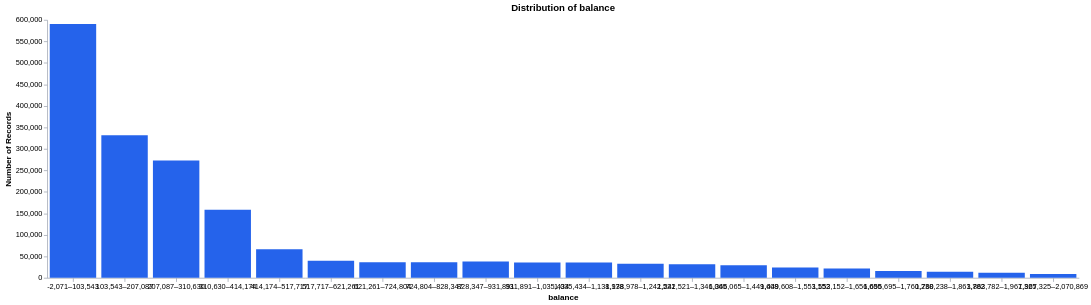

The notebook cell saved with this chart:
### Code cell
# Bins capped at the 99th percentile so the bulk of the distribution is visible
balance_p99 = df.loc[df['balance'] <= df['balance'].quantile(0.99), ['balance']]
numeric_distribution('balance', data=balance_p99)

### Figure 1 — Vega-Lite specification as saved in the notebook (floating-point values rounded to 4 significant figures)
{"config": {"view": {"continuousWidth": 300, "continuousHeight": 300, "strokeWidth": 0}, "axis": {"domainColor": "#9ca3af", "labelColor": "#000", "tickColor": "#9ca3af", "titleColor": "#000"}}, "data": {"name": "data-9faa9469d9d03b479e8be895c4e6eea6"}, "mark": {"type": "bar", "color": "#2563eb"}, "encoding": {"tooltip": [{"field": "Bin", "title": "balance", "type": "nominal"}, {"field": "Count", "format": ",", "title": "Records", "type": "quantitative"}], "x": {"axis": {"grid": false, "labelAngle": 0}, "field": "Bin", "sort": ["-2,071–103,543", "103,543–207,087", "207,087–310,630", "310,630–414,174", "414,174–517,717", "517,717–621,261", "621,261–724,804", "724,804–828,347", "828,347–931,891", "931,891–1,035,434", "1,035,434–1,138,978", "1,138,978–1,242,521", "1,242,521–1,346,065", "1,346,065–1,449,608", "1,449,608–1,553,152", "1,553,152–1,656,695", "1,656,695–1,760,238", "1,760,238–1,863,782", "1,863,782–1,967,325", "1,967,325–2,070,869"], "title": "balance", "type": "nominal"}, "y": {"axis": {"grid": false}, "field": "Count", "title": "Number of Records", "type": "quantitative"}}, "height": 350, "title": "Distribution of balance", "width": 1400, "$schema": "https://vega.github.io/schema/vega-lite/v5.20.1.json", "datasets": {"data-9faa9469d9d03b479e8be895c4e6eea6": [{"Bin": "-2,071–103,543", "Count": 590222}, {"Bin": "103,543–207,087", "Count": 331436}, {"Bin": "207,087–310,630", "Count": 272768}, {"Bin": "310,630–414,174", "Count": 158466}, {"Bin": "414,174–517,717", "Count": 66642}, {"Bin": "517,717–621,261", "Count": 39821}, {"Bin": "621,261–724,804", "Count": 36337}, {"Bin": "724,804–828,347", "Count": 36416}, {"Bin": "828,347–931,891", "Count": 37760}, {"Bin": "931,891–1,035,434", "Count": 35833}, {"Bin": "1,035,434–1,138,978", "Count": 35897}, {"Bin": "1,138,978–1,242,521", "Count": 32592}, {"Bin": "1,242,521–1,346,065", "Count": 31341}, {"Bin": "1,346,065–1,449,608", "Count": 29511}, {"Bin": "1,449,608–1,553,152", "Count": 24307}, {"Bin": "1,553,152–1,656,695", "Count": 21988}, {"Bin": "1,656,695–1,760,238", "Count": 16189}, {"Bin": "1,760,238–1,863,782", "Count": 14164}, {"Bin": "1,863,782–1,967,325", "Count": 11694}, {"Bin": "1,967,325–2,070,869", "Count": 9082}]}}
